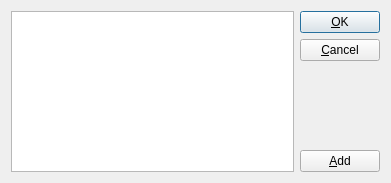
<?xml version="1.0" encoding="UTF-8"?>
<ui version="4.0">
 <class>SelectProjectDialog</class>
 <widget class="QDialog" name="SelectProjectDialog">
  <property name="windowModality">
   <enum>Qt::ApplicationModal</enum>
  </property>
  <property name="geometry">
   <rect>
    <x>0</x>
    <y>0</y>
    <width>391</width>
    <height>183</height>
   </rect>
  </property>
  <property name="windowTitle">
   <string>Select Project</string>
  </property>
  <layout class="QHBoxLayout" name="horizontalLayout_2">
   <item>
    <layout class="QVBoxLayout" name="verticalLayout_2">
     <item>
      <widget class="QListView" name="listView"/>
     </item>
    </layout>
   </item>
   <item>
    <layout class="QVBoxLayout" name="verticalLayout_3">
     <item>
      <widget class="QPushButton" name="ProjectSelectPushButton">
       <property name="text">
        <string>&amp;OK</string>
       </property>
      </widget>
     </item>
     <item>
      <widget class="QPushButton" name="pushButton_2">
       <property name="text">
        <string>&amp;Cancel</string>
       </property>
      </widget>
     </item>
     <item>
      <spacer name="verticalSpacer_2">
       <property name="orientation">
        <enum>Qt::Vertical</enum>
       </property>
       <property name="sizeHint" stdset="0">
        <size>
         <width>20</width>
         <height>40</height>
        </size>
       </property>
      </spacer>
     </item>
     <item>
      <widget class="QPushButton" name="AddProjectPushButton">
       <property name="text">
        <string>&amp;Add</string>
       </property>
      </widget>
     </item>
    </layout>
   </item>
  </layout>
 </widget>
 <resources/>
 <connections>
  <connection>
   <sender>pushButton_2</sender>
   <signal>released()</signal>
   <receiver>SelectProjectDialog</receiver>
   <slot>close()</slot>
   <hints>
    <hint type="sourcelabel">
     <x>341</x>
     <y>61</y>
    </hint>
    <hint type="destinationlabel">
     <x>380</x>
     <y>-13</y>
    </hint>
   </hints>
  </connection>
 </connections>
</ui>
